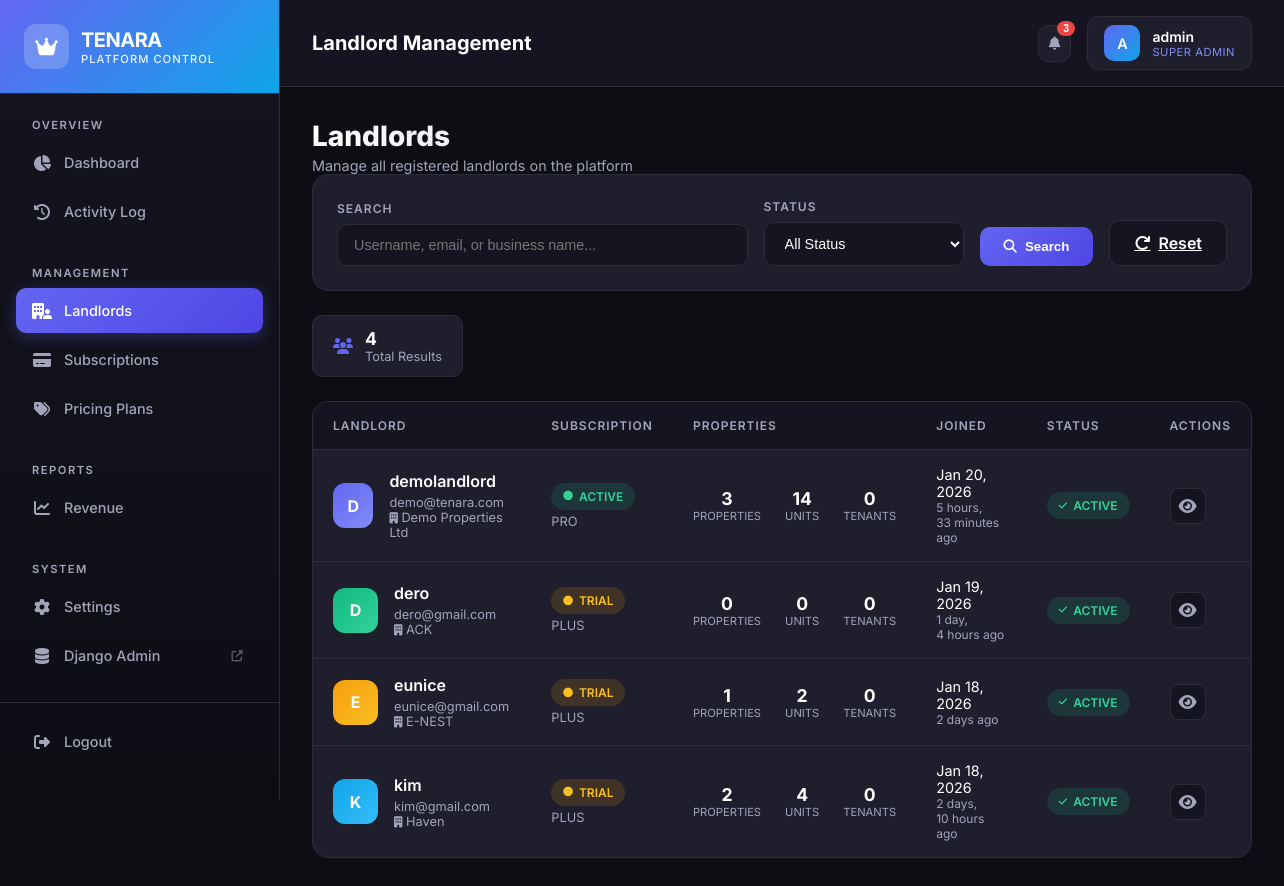
/superadmin/landlords/ (signed in), run on the app's committed database.
### accounts/models.py (models this page shows, shortened)
class User(AbstractUser):
    ROLE_CHOICES = [
        ('superadmin', 'Super Admin'),
        ('landlord', 'Landlord'),
        ('tenant', 'Tenant'),
    ]
    role = models.CharField(max_length=20, choices=ROLE_CHOICES, default='landlord')
    phone_number = models.CharField(max_length=15, blank=True)
    is_active_account = models.BooleanField(default=True, help_text='Account can be suspended by super admin')
    class Meta:
        db_table = 'users'
        verbose_name = 'User'
        verbose_name_plural = 'Users'
    @property
    def is_superadmin(self):
        return self.is_superuser or self.role == 'superadmin'
    @property
    def is_landlord(self):
        return self.role == 'landlord' and not self.is_superuser

class LandlordProfile(models.Model):
    user = models.OneToOneField(User, on_delete=models.CASCADE, related_name='landlord_profile')
    business_name = models.CharField(max_length=255, blank=True)
    subscription = models.ForeignKey(
        'subscriptions.Subscription',
        on_delete=models.SET_NULL,
        null=True,
        blank=True,
        related_name='landlord_profiles'
    )
    mpesa_consumer_key = models.CharField(max_length=255, blank=True)
    mpesa_consumer_secret = models.CharField(max_length=255, blank=True)
    mpesa_shortcode = models.CharField(max_length=20, blank=True)
    mpesa_passkey = models.TextField(blank=True)
    bonga_api_key = models.CharField(max_length=255, blank=True)
    bonga_sender_id = models.CharField(max_length=20, default='TENARA')
    smtp_host = models.CharField(max_length=255, blank=True)
    smtp_port = models.IntegerField(default=587)
    smtp_username = models.CharField(max_length=255, blank=True)
    smtp_password = models.CharField(max_length=255, blank=True)
    smtp_use_tls = models.BooleanField(default=True)
    created_at = models.DateTimeField(auto_now_add=True)
    updated_at = models.DateTimeField(auto_now=True)
    class Meta:
        db_table = 'landlord_profiles'
        verbose_name = 'Landlord Profile'
        verbose_name_plural = 'Landlord Profiles'

### subscriptions/models.py (models this page shows, shortened)
class Subscription(models.Model):
    STATUS_CHOICES = [
        ('active', 'Active'),
        ('expired', 'Expired'),
        ('suspended', 'Suspended'),
        ('trial', 'Trial'),
    ]
    landlord = models.ForeignKey('accounts.LandlordProfile', on_delete=models.CASCADE, related_name='subscriptions')
    plan = models.ForeignKey(SubscriptionPlan, on_delete=models.PROTECT)
    status = models.CharField(max_length=20, choices=STATUS_CHOICES, default='trial')
    start_date = models.DateField(auto_now_add=True)
    end_date = models.DateField()
    auto_renew = models.BooleanField(default=True)
    created_at = models.DateTimeField(auto_now_add=True)
    updated_at = models.DateTimeField(auto_now=True)
    class Meta:
        db_table = 'subscriptions'
        ordering = ['-created_at']
        verbose_name = 'Subscription'
        verbose_name_plural = 'Subscriptions'

class SubscriptionPlan(models.Model):
    PLAN_CHOICES = [
        ('PLUS', 'PLUS'),
        ('PRO', 'PRO'),
        ('BUSINESS', 'BUSINESS'),
        ('ENTERPRISE', 'ENTERPRISE'),
    ]
    name = models.CharField(max_length=20, choices=PLAN_CHOICES, unique=True)
    max_units = models.IntegerField(help_text='Maximum number of units allowed')
    monthly_price = models.DecimalField(max_digits=10, decimal_places=2)
    features = models.JSONField(default=dict, help_text='Plan features in JSON format')
    is_active = models.BooleanField(default=True)
    created_at = models.DateTimeField(auto_now_add=True)
    updated_at = models.DateTimeField(auto_now=True)
    class Meta:
        db_table = 'subscription_plans'
        ordering = ['monthly_price']
        verbose_name = 'Subscription Plan'
        verbose_name_plural = 'Subscription Plans'

### superadmin/views.py (the view, shortened to what this page needs)
# urls.py: path('landlords/', views.landlords_list, name='landlords'),
@superadmin_required
def landlords_list(request):
    status_filter = request.GET.get('status', '')
    search_query = request.GET.get('search', '')
    landlords = User.objects.filter(role='landlord').select_related('landlord_profile')
    if search_query:
        landlords = landlords.filter(
            Q(username__icontains=search_query) |
            Q(email__icontains=search_query) |
            Q(landlord_profile__business_name__icontains=search_query)
        )
    landlord_data = []
    for landlord in landlords.order_by('-date_joined'):
        profile = getattr(landlord, 'landlord_profile', None)
        subscription = profile.subscription if profile else None
        properties_count = Property.objects.filter(landlord=profile).count() if profile else 0
        units_count = Unit.objects.filter(unit_property__landlord=profile).count() if profile else 0
        tenants_count = 0  # Simplified - can be expanded later
        landlord_data.append({
            'user': landlord,
            'profile': profile,
            'subscription': subscription,
            'properties_count': properties_count,
            'units_count': units_count,
            'tenants_count': tenants_count,
        })
    context = {
        'landlords': landlord_data,
        'total_count': len(landlord_data),
        'status_filter': status_filter,
        'search_query': search_query,
    }
    return render(request, 'superadmin/landlords.html', context)

### superadmin/templates/superadmin/landlords.html (shortened to what this page needs)
{% extends 'superadmin/base.html' %}
{% block page_title %}Landlord Management{% endblock %}
{% block content %}
<div class="page-header">
    <div>
        <h1 class="page-header-title">Landlords</h1>
        <p class="page-header-subtitle">Manage all registered landlords on the platform</p>
    </div>
</div>
<div class="filter-card">
    <form class="filter-form" method="GET">
        <div class="filter-group">
            <label class="filter-label">Search</label>
            <input type="text" name="search" class="filter-input" placeholder="Username, email, or business name..." value="{{ search_query }}">
        </div>
        <div class="filter-group" style="max-width: 200px;">
            <label class="filter-label">Status</label>
            <select name="status" class="filter-select">
                <option value="">All Status</option>
            </select>
        </div>
        <button type="submit" class="filter-btn">
            <i class="fas fa-search"></i> Search
        </button>
        <a href="{% url 'superadmin:landlords' %}" class="filter-btn filter-btn-reset">
            <i class="fas fa-redo"></i> Reset
        </a>
    </form>
</div>
<div class="stats-summary">
    <div class="stat-badge primary">
        <i class="fas fa-users"></i>
        <div>
            <div class="stat-badge-value">{{ total_count }}</div>
            <div class="stat-badge-label">Total Results</div>
        </div>
    </div>
</div>
<div class="table-card">
    {% if landlords %}
    <div class="table-responsive">
        <table class="data-table">
            <thead>
                <tr>
                    <th>Landlord</th>
                    <th>Subscription</th>
                    <th>Properties</th>
                    <th>Joined</th>
                    <th>Status</th>
                    <th>Actions</th>
                </tr>
            </thead>
            <tbody>
                {% for item in landlords %}
                <tr>
                    <td>
                        <div class="landlord-cell">
                            <div class="landlord-avatar" style="background: linear-gradient(135deg,
                                {% cycle 'var(--primary)' 'var(--success)' 'var(--warning)' 'var(--secondary)' %},
                                {% cycle 'var(--primary-light)' '#34d399' '#fbbf24' '#38bdf8' %});">
                                {{ item.user.username|slice:":1"|upper }}
                            </div>
                            <div class="landlord-details">
                                <h4>{{ item.user.username }}</h4>
                                <p>{{ item.user.email }}</p>
                                {% if item.profile and item.profile.business_name %}
                                <p><i class="fas fa-building" style="font-size: 0.7rem;"></i> {{ item.profile.business_name }}</p>
                                {% endif %}
                            </div>
                        </div>
                    </td>
                    <td>
                        {% if item.subscription %}
                            <span class="status-badge {{ item.subscription.status }}">
                                <i class="fas fa-circle"></i>
                                {{ item.subscription.status|title }}
                            </span>
                            <div style="margin-top: 0.25rem; font-size: 0.8rem; color: var(--light);">
                                {{ item.subscription.plan.name }}
                            </div>
                        {% else %}
                            <span class="status-badge expired">
                                <i class="fas fa-circle"></i>
                                No Plan
                            </span>
                        {% endif %}
                    </td>
                    <td>
                        <div class="metrics">
                            <div class="metric">
                                <div class="metric-value">{{ item.properties_count }}</div>
                                <div class="metric-label">Properties</div>
                            </div>
                            <div class="metric">
                                <div class="metric-value">{{ item.units_count }}</div>
                                <div class="metric-label">Units</div>
                            </div>
                            <div class="metric">
                                <div class="metric-value">{{ item.tenants_count }}</div>
                                <div class="metric-label">Tenants</div>
                            </div>
                        </div>
                    </td>
                    <td>
                        <div style="font-size: 0.9rem;">{{ item.user.date_joined|date:"M d, Y" }}</div>
                        <div style="font-size: 0.75rem; color: var(--light);">{{ item.user.date_joined|timesince }} ago</div>
                    </td>
                    <td>
                        {% if item.user.is_active_account %}
                            <span class="status-badge active">
                                <i class="fas fa-check"></i> Active
                            </span>
                        {% else %}
                            <span class="status-badge suspended">
                                <i class="fas fa-ban"></i> Suspended
                            </span>
                        {% endif %}
                    </td>
                    <td>
                        <div class="action-btns">
                            <a href="{% url 'superadmin:landlord_detail' item.user.pk %}" class="action-btn" title="View Details">
                                <i class="fas fa-eye"></i>
                            </a>
                        </div>
                    </td>
                </tr>
                {% endfor %}
            </tbody>
        </table>
    </div>
    {% endif %}
</div>
{% endblock %}

### superadmin/templates/superadmin/base.html (shortened to what this page needs)
{% load static %}
<!DOCTYPE html>
<html lang="en">
<head>
    <link rel="stylesheet" href="https://cdnjs.cloudflare.com/ajax/libs/font-awesome/6.4.0/css/all.min.css">
</head>
<body>
    <aside class="sidebar" id="sidebar">
        <div class="sidebar-header">
            <div class="sidebar-brand">
                <div class="sidebar-brand-icon">
                    <i class="fas fa-crown"></i>
                </div>
                <div>
                    <div class="sidebar-brand-text">TENARA</div>
                    <div class="sidebar-brand-subtitle">Platform Control</div>
                </div>
            </div>
        </div>
        <nav class="sidebar-nav">
            <div class="nav-section">
                <div class="nav-section-title">Overview</div>
                <a href="{% url 'superadmin:dashboard' %}" class="nav-item {% if request.resolver_match.url_name == 'dashboard' or request.resolver_match.url_name == 'dashboard_alt' %}active{% endif %}">
                    <i class="fas fa-chart-pie"></i>
                    <span>Dashboard</span>
                </a>
                <a href="{% url 'superadmin:activity_log' %}" class="nav-item {% if request.resolver_match.url_name == 'activity_log' %}active{% endif %}">
                    <i class="fas fa-history"></i>
                    <span>Activity Log</span>
                </a>
            </div>
            <div class="nav-section">
                <div class="nav-section-title">Management</div>
                <a href="{% url 'superadmin:landlords' %}" class="nav-item {% if 'landlord' in request.resolver_match.url_name %}active{% endif %}">
                    <i class="fas fa-building-user"></i>
                    <span>Landlords</span>
                </a>
                <a href="{% url 'superadmin:subscriptions' %}" class="nav-item {% if request.resolver_match.url_name == 'subscriptions' %}active{% endif %}">
                    <i class="fas fa-credit-card"></i>
                    <span>Subscriptions</span>
                </a>
                <a href="{% url 'superadmin:subscription_plans' %}" class="nav-item {% if request.resolver_match.url_name == 'subscription_plans' %}active{% endif %}">
                    <i class="fas fa-tags"></i>
                    <span>Pricing Plans</span>
                </a>
            </div>
            <div class="nav-section">
                <div class="nav-section-title">Reports</div>
                <a href="{% url 'superadmin:revenue_report' %}" class="nav-item {% if request.resolver_match.url_name == 'revenue_report' %}active{% endif %}">
                    <i class="fas fa-chart-line"></i>
                    <span>Revenue</span>
                </a>
            </div>
            <div class="nav-section">
                <div class="nav-section-title">System</div>
                <a href="{% url 'superadmin:system_settings' %}" class="nav-item {% if request.resolver_match.url_name == 'system_settings' %}active{% endif %}">
                    <i class="fas fa-cog"></i>
                    <span>Settings</span>
                </a>
                <a href="/admin/" class="nav-item" target="_blank">
                    <i class="fas fa-database"></i>
                    <span>Django Admin</span>
                    <i class="fas fa-external-link-alt" style="font-size: 0.7rem; margin-left: auto; opacity: 0.5;"></i>
                </a>
            </div>
            <div class="nav-section" style="margin-top: auto; padding-top: 1rem; border-top: 1px solid var(--border-color);">
                <a href="{% url 'accounts:logout' %}" class="nav-item">
                    <i class="fas fa-sign-out-alt"></i>
                    <span>Logout</span>
                </a>
            </div>
        </nav>
    </aside>
    <main class="main-content">
        <header class="top-header">
            <div class="header-left">
                <h1 class="page-title">{% block page_title %}Dashboard{% endblock %}</h1>
            </div>
            <div class="header-right">
                <button class="header-btn">
                    <i class="fas fa-bell"></i>
                    <span class="badge">3</span>
                </button>
                <div class="user-menu">
                    <div class="user-avatar">
                        {{ request.user.username|slice:":1"|upper }}
                    </div>
                    <div class="user-info">
                        <div class="user-name">{{ request.user.username }}</div>
                        <div class="user-role">Super Admin</div>
                    </div>
                </div>
            </div>
        </header>
        <div class="page-content">
            {% block content %}{% endblock %}
        </div>
    </main>
</body>
</html>

### data on the page
User: user.username "A", user.username "admin"
User: user.username "D", user.username "demolandlord", user.email "demo@tenara.com", profile.business_name "Demo Properties Ltd", subscription.status "ACTIVE", subscription.plan.name "PRO", properties_count "3", units_count "14", tenants_count "0", user.date_joined "Jan 20, 2026", user.date_joined "5 hours, 33 minutes", is_active_account True (drawn)
User: user.username "D", user.username "dero", user.email "dero@gmail.com", profile.business_name "ACK", subscription.status "TRIAL", subscription.plan.name "PLUS", properties_count "0", units_count "0", tenants_count "0", user.date_joined "Jan 19, 2026", user.date_joined "1 day, 4 hours", is_active_account True (drawn)
User: user.username "E", user.username "eunice", user.email "eunice@gmail.com", profile.business_name "E-NEST", subscription.status "TRIAL", subscription.plan.name "PLUS", properties_count "1", units_count "2", tenants_count "0", user.date_joined "Jan 18, 2026", user.date_joined "2 days", is_active_account True (drawn)
User: user.username "K", user.username "kim", user.email "kim@gmail.com", profile.business_name "Haven", subscription.status "TRIAL", subscription.plan.name "PLUS", properties_count "2", units_count "4", tenants_count "0", user.date_joined "Jan 18, 2026", user.date_joined "2 days, 10 hours", is_active_account True (drawn)

### other printed values
{{ total_count }} "4"
